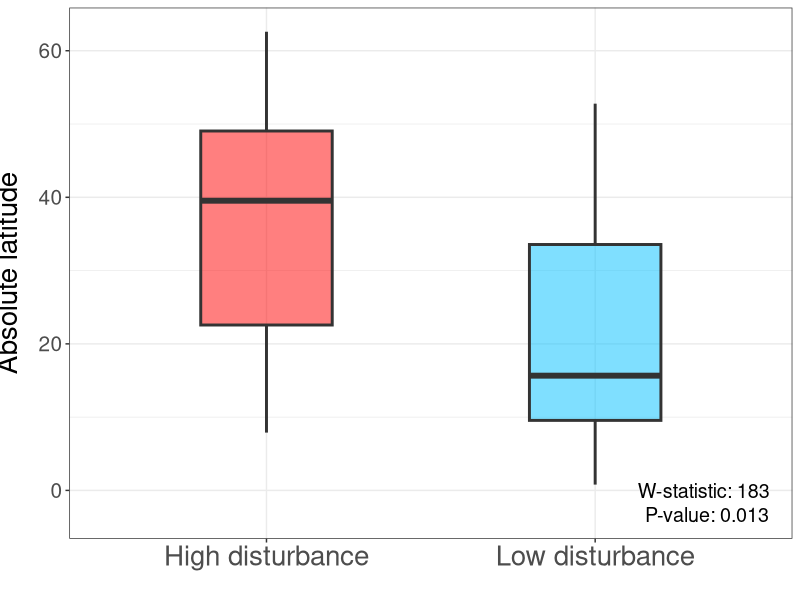

Generate this figure with R:
library(tidyverse)
library(boot)
library(broom)
library(cowplot)
library(dplyr)
library(ggplot2)
library(readxl)

## Read in Data
site_data <- read_excel("Data/Supplementatry Dataset 1.xlsx", sheet = 2) %>%
  dplyr::select("Dataset_ID", "Latitude", "Disturbance", "Seasonality")

species_data <- read_excel("Data/Supplementatry Dataset 1.xlsx", sheet = 3) %>%
  dplyr::select("Species_name", "Order", "nHWI", "Hand.Wing.Index", "Mass (g)", "Forest_dependency")

site_sp_list <- read_excel("Data/Supplementatry Dataset 1.xlsx", sheet = 4) %>%
  filter(Species_name %in% species_data$Species_name)

##Combine
data <- left_join(site_sp_list, site_data)
data <- left_join(data, species_data)

## Add Suffic
data$Disturbance <- paste(data$Disturbance, "disturbance")

## Convert Latitude to absolute latitude for modelling
data$abs_lat <- abs(data$Latitude)

## Drop to just the study_landscapes
data <- data %>%
  distinct(Dataset_ID, .keep_all = TRUE)


## Subset the different disturbance groups
dist_1 <- data %>% dplyr::filter(Disturbance == "High disturbance")
dist_0 <- data %>% dplyr::filter(Disturbance == "Low disturbance")

## run the wilcoxon test
test <- wilcox.test(dist_1$abs_lat, dist_0$abs_lat, alternative = "two.sided")

## save plot
dev.size("px")
jpeg("Figures/Extended data figure 1.jpg",
    width = 825/1.5,
    height = 691/1.5)

ggplot(data) + 
  xlab("") +
  ylab("Absolute latitude") +
  geom_boxplot(aes(x = Disturbance, y = abs_lat, fill = Disturbance), width = 0.4, draw_quantiles = 0.5, size = 1, alpha = 0.5) +
  scale_fill_manual(values = c("red", "deepskyblue")) +
  theme_bw() +
  theme(legend.position = "none",
        axis.title.y = element_text(size = 20, vjust = 2.5),
        axis.text.x = element_text(size = 20),
        axis.text.y = element_text(size = 15))  +
  annotate("text", x= 2.33, y= 0, label= paste("W-statistic:", test$statistic), size = 5) +
  annotate("text", x= 2.34, y= - 3.3, label= paste("P-value:", round(test$p.value, 3)), size = 5)

dev.off()
